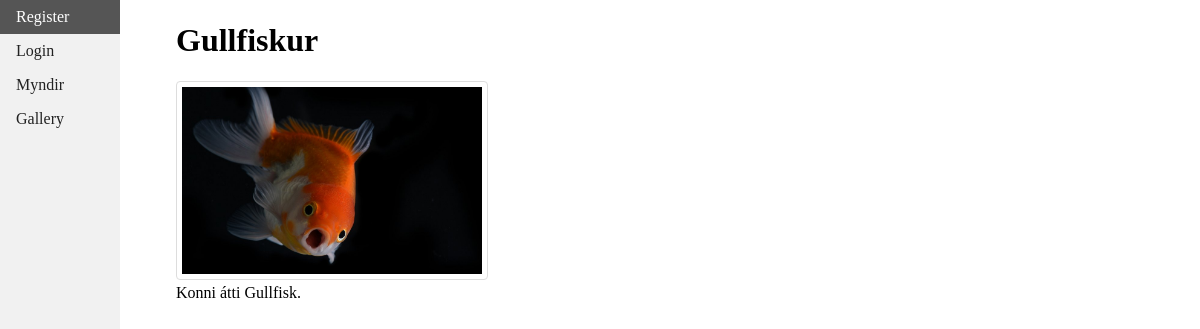
The page /lokaverkefni/mynd.php?id=2 on the database its author committed.
### tables this page shows
CREATE TABLE `images` (
  `id` int(11) NOT NULL,
  `owner_id` int(11) NOT NULL,
  `image_name` varchar(45) NOT NULL,
  `image_path` varchar(25) NOT NULL,
  `image_text` varchar(120) DEFAULT NULL
);

### lokaverkefni/dbqueries.php (called while the page is built, shortened)
<?php
function getImageInfo($conn, $id){
        $sql = 'SELECT image_name, image_path, image_text FROM images WHERE id = :id';
        $query = $conn->prepare($sql);
        $query->execute([':id' => $id]);
        $result = $query->fetchAll(PDO::FETCH_OBJ);
        return $result;
}
?>

### lokaverkefni/mynd.php (the view, shortened to what this page needs)
<?php
	require "connection.php";
	require "dbqueries.php";
	$id = $_GET["id"];
	$imgInfo = getImageInfo($conn, $id);
?>
<!DOCTYPE html>
<html>
<head>
    <link rel="stylesheet" type="text/css" href="styles.css">
</head>
<body>
<?php include 'includes/menu.php' ?>
<div class="site">
   <figure>
   			<h1><?php echo htmlentities($imgInfo[0]->image_name); ?></h1>
		    <img src="upload_files/<?php echo htmlentities($imgInfo[0]->image_path); ?>"/>
		    <figcaption><?php echo htmlentities($imgInfo[0]->image_text); ?></figcaption>
	</figure>
</div>
</body>
</html>

### lokaverkefni/styles.css (style rules this page uses)
body { margin: 0; }
.site { margin-left:10%;padding:1px 16px;height:1000px; }
img { border: 1px solid #ddd; border-radius: 4px; padding: 5px; width: 300px; }

### rows shown on the page
images: image_name "Gullfiskur", image_path (picture), image_text "Konni átti Gullfisk."
